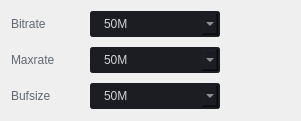
               <widget class="QWidget" name="layoutWidget_4">
                <property name="geometry">
                 <rect>
                  <x>480</x>
                  <y>10</y>
                  <width>301</width>
                  <height>121</height>
                 </rect>
                </property>
                <layout class="QHBoxLayout" name="horizontalLayout_8">
                 <item>
                  <layout class="QVBoxLayout" name="verticalLayout_11">
                   <property name="spacing">
                    <number>10</number>
                   </property>
                   <item>
                    <widget class="QLabel" name="label_bitrate">
                     <property name="minimumSize">
                      <size>
                       <width>70</width>
                       <height>26</height>
                      </size>
                     </property>
                     <property name="maximumSize">
                      <size>
                       <width>16777215</width>
                       <height>26</height>
                      </size>
                     </property>
                     <property name="styleSheet">
                      <string notr="true">color: rgb(98, 103, 111);</string>
                     </property>
                     <property name="text">
                      <string>Bitrate</string>
                     </property>
                    </widget>
                   </item>
                   <item>
                    <widget class="QLabel" name="label_maxrate">
                     <property name="minimumSize">
                      <size>
                       <width>70</width>
                       <height>26</height>
                      </size>
                     </property>
                     <property name="maximumSize">
                      <size>
                       <width>16777215</width>
                       <height>26</height>
                      </size>
                     </property>
                     <property name="styleSheet">
                      <string notr="true">color: rgb(98, 103, 111);</string>
                     </property>
                     <property name="text">
                      <string>Maxrate</string>
                     </property>
                    </widget>
                   </item>
                   <item>
                    <widget class="QLabel" name="label_bufsize">
                     <property name="minimumSize">
                      <size>
                       <width>70</width>
                       <height>26</height>
                      </size>
                     </property>
                     <property name="maximumSize">
                      <size>
                       <width>16777215</width>
                       <height>26</height>
                      </size>
                     </property>
                     <property name="styleSheet">
                      <string notr="true">color: rgb(98, 103, 111);</string>
                     </property>
                     <property name="text">
                      <string>Bufsize</string>
                     </property>
                    </widget>
                   </item>
                   <item>
                    <spacer name="verticalSpacer_14">
                     <property name="orientation">
                      <enum>Qt::Vertical</enum>
                     </property>
                     <property name="sizeHint" stdset="0">
                      <size>
                       <width>20</width>
                       <height>40</height>
                      </size>
                     </property>
                    </spacer>
                   </item>
                  </layout>
                 </item>
                 <item>
                  <layout class="QVBoxLayout" name="verticalLayout_12">
                   <property name="spacing">
                    <number>10</number>
                   </property>
                   <item>
                    <widget class="QComboBox" name="comboBox_bitrate">
                     <property name="enabled">
                      <bool>true</bool>
                     </property>
                     <property name="minimumSize">
                      <size>
                       <width>130</width>
                       <height>26</height>
                      </size>
                     </property>
                     <property name="maximumSize">
                      <size>
                       <width>130</width>
                       <height>26</height>
                      </size>
                     </property>
                     <property name="autoFillBackground">
                      <bool>false</bool>
                     </property>
                     <property name="styleSheet">
                      <string notr="true">QComboBox{
	color: rgb(210, 210, 210);
	background-color: rgb(27, 29, 35);
	border-radius: 3px;
	border: 2px solid rgb(27, 29, 35);
	padding: 3px;
	padding-left: 10px;
}
QComboBox:disabled{
	color: rgb(98, 103, 111);
	background-color: rgb(27, 29, 35);
	border-radius: 3px;
	border: 2px solid rgb(27, 29, 35);
	padding: 3px;
	padding-left: 10px;
}
QComboBox:hover{
	border: 2px solid rgb(64, 71, 88);
}
QComboBox::drop-down {
	subcontrol-origin: padding;
	subcontrol-position: top right;
	width: 25px; 
	border-left-width: 3px;
	border-left-color: rgba(39, 44, 54, 150);
	border-left-style: solid;
	border-top-right-radius: 3px;
	border-bottom-right-radius: 3px;	
	background-image: url(:/16x16/icons/16x16/cil-arrow-bottom.png);
	background-position: center;
	background-repeat: no-reperat;
 }
QComboBox QAbstractItemView {
	color: rgb(85, 170, 255);	
	background-color: rgb(27, 29, 35);
	padding: 10px;
	selection-background-color: rgb(39, 44, 54);
}</string>
                     </property>
                     <property name="editable">
                      <bool>true</bool>
                     </property>
                     <property name="currentIndex">
                      <number>3</number>
                     </property>
                     <property name="maxCount">
                      <number>20</number>
                     </property>
                     <property name="iconSize">
                      <size>
                       <width>16</width>
                       <height>16</height>
                      </size>
                     </property>
                     <property name="placeholderText">
                      <string notr="true"/>
                     </property>
                     <property name="frame">
                      <bool>true</bool>
                     </property>
                     <item>
                      <property name="text">
                       <string>65M</string>
                      </property>
                     </item>
                     <item>
                      <property name="text">
                       <string>60M</string>
                      </property>
                     </item>
                     <item>
                      <property name="text">
                       <string>55M</string>
                      </property>
                     </item>
                     <item>
                      <property name="text">
                       <string>50M</string>
                      </property>
                     </item>
                     <item>
                      <property name="text">
                       <string>40M</string>
                      </property>
                     </item>
                     <item>
                      <property name="text">
                       <string>30M</string>
                      </property>
                     </item>
                     <item>
                      <property name="text">
                       <string>20M</string>
                      </property>
                     </item>
                     <item>
                      <property name="text">
                       <string>10M</string>
                      </property>
                     </item>
                     <item>
                      <property name="text">
                       <string>5M</string>
                      </property>
                     </item>
                    </widget>
                   </item>
                   <item>
                    <widget class="QComboBox" name="comboBox_maxrate">
                     <property name="enabled">
                      <bool>true</bool>
                     </property>
                     <property name="minimumSize">
                      <size>
                       <width>130</width>
                       <height>26</height>
                      </size>
                     </property>
                     <property name="maximumSize">
                      <size>
                       <width>130</width>
                       <height>26</height>
                      </size>
                     </property>
                     <property name="autoFillBackground">
                      <bool>false</bool>
                     </property>
                     <property name="styleSheet">
                      <string notr="true">QComboBox{
	color: rgb(210, 210, 210);
	background-color: rgb(27, 29, 35);
	border-radius: 3px;
	border: 2px solid rgb(27, 29, 35);
	padding: 3px;
	padding-left: 10px;
}
QComboBox:disabled{
	color: rgb(98, 103, 111);
	background-color: rgb(27, 29, 35);
	border-radius: 3px;
	border: 2px solid rgb(27, 29, 35);
	padding: 3px;
	padding-left: 10px;
}
QComboBox:hover{
	border: 2px solid rgb(64, 71, 88);
}
QComboBox::drop-down {
	subcontrol-origin: padding;
	subcontrol-position: top right;
	width: 25px; 
	border-left-width: 3px;
	border-left-color: rgba(39, 44, 54, 150);
	border-left-style: solid;
	border-top-right-radius: 3px;
	border-bottom-right-radius: 3px;	
	background-image: url(:/16x16/icons/16x16/cil-arrow-bottom.png);
	background-position: center;
	background-repeat: no-reperat;
 }
QComboBox QAbstractItemView {
	color: rgb(85, 170, 255);	
	background-color: rgb(27, 29, 35);
	padding: 10px;
	selection-background-color: rgb(39, 44, 54);
}</string>
                     </property>
                     <property name="editable">
                      <bool>true</bool>
                     </property>
                     <property name="currentIndex">
                      <number>3</number>
                     </property>
                     <property name="maxCount">
                      <number>20</number>
                     </property>
                     <property name="iconSize">
                      <size>
                       <width>16</width>
                       <height>16</height>
                      </size>
                     </property>
                     <property name="placeholderText">
                      <string notr="true"/>
                     </property>
                     <property name="frame">
                      <bool>true</bool>
                     </property>
                     <item>
                      <property name="text">
                       <string>65M</string>
                      </property>
                     </item>
                     <item>
                      <property name="text">
                       <string>60M</string>
                      </property>
                     </item>
                     <item>
                      <property name="text">
                       <string>55M</string>
                      </property>
                     </item>
                     <item>
                      <property name="text">
                       <string>50M</string>
                      </property>
                     </item>
                     <item>
                      <property name="text">
                       <string>40M</string>
                      </property>
                     </item>
                     <item>
                      <property name="text">
                       <string>30M</string>
                      </property>
                     </item>
                     <item>
                      <property name="text">
                       <string>20M</string>
                      </property>
                     </item>
                     <item>
                      <property name="text">
                       <string>10M</string>
                      </property>
                     </item>
                     <item>
                      <property name="text">
                       <string>5M</string>
                      </property>
                     </item>
                    </widget>
                   </item>
                   <item>
                    <widget class="QComboBox" name="comboBox_bufsize">
                     <property name="enabled">
                      <bool>true</bool>
                     </property>
                     <property name="minimumSize">
                      <size>
                       <width>130</width>
                       <height>26</height>
                      </size>
                     </property>
                     <property name="maximumSize">
                      <size>
                       <width>130</width>
                       <height>26</height>
                      </size>
                     </property>
                     <property name="autoFillBackground">
                      <bool>false</bool>
                     </property>
                     <property name="styleSheet">
                      <string notr="true">QComboBox{
	color: rgb(210, 210, 210);
	background-color: rgb(27, 29, 35);
	border-radius: 3px;
	border: 2px solid rgb(27, 29, 35);
	padding: 3px;
	padding-left: 10px;
}
QComboBox:disabled{
	color: rgb(98, 103, 111);
	background-color: rgb(27, 29, 35);
	border-radius: 3px;
	border: 2px solid rgb(27, 29, 35);
	padding: 3px;
	padding-left: 10px;
}
QComboBox:hover{
	border: 2px solid rgb(64, 71, 88);
}
QComboBox::drop-down {
	subcontrol-origin: padding;
	subcontrol-position: top right;
	width: 25px; 
	border-left-width: 3px;
	border-left-color: rgba(39, 44, 54, 150);
	border-left-style: solid;
	border-top-right-radius: 3px;
	border-bottom-right-radius: 3px;	
	background-image: url(:/16x16/icons/16x16/cil-arrow-bottom.png);
	background-position: center;
	background-repeat: no-reperat;
 }
QComboBox QAbstractItemView {
	color: rgb(85, 170, 255);	
	background-color: rgb(27, 29, 35);
	padding: 10px;
	selection-background-color: rgb(39, 44, 54);
}</string>
                     </property>
                     <property name="editable">
                      <bool>true</bool>
                     </property>
                     <property name="currentIndex">
                      <number>3</number>
                     </property>
                     <property name="maxCount">
                      <number>20</number>
                     </property>
                     <property name="iconSize">
                      <size>
                       <width>16</width>
                       <height>16</height>
                      </size>
                     </property>
                     <property name="placeholderText">
                      <string notr="true"/>
                     </property>
                     <property name="frame">
                      <bool>true</bool>
                     </property>
                     <item>
                      <property name="text">
                       <string>65M</string>
                      </property>
                     </item>
                     <item>
                      <property name="text">
                       <string>60M</string>
                      </property>
                     </item>
                     <item>
                      <property name="text">
                       <string>55M</string>
                      </property>
                     </item>
                     <item>
                      <property name="text">
                       <string>50M</string>
                      </property>
                     </item>
                     <item>
                      <property name="text">
                       <string>40M</string>
                      </property>
                     </item>
                     <item>
                      <property name="text">
                       <string>30M</string>
                      </property>
                     </item>
                     <item>
                      <property name="text">
                       <string>20M</string>
                      </property>
                     </item>
                     <item>
                      <property name="text">
                       <string>10M</string>
                      </property>
                     </item>
                     <item>
                      <property name="text">
                       <string>5M</string>
                      </property>
                     </item>
                    </widget>
                   </item>
                   <item>
                    <spacer name="verticalSpacer_15">
                     <property name="orientation">
                      <enum>Qt::Vertical</enum>
                     </property>
                     <property name="sizeHint" stdset="0">
                      <size>
                       <width>20</width>
                       <height>40</height>
                      </size>
                     </property>
                    </spacer>
                   </item>
                  </layout>
                 </item>
                 <item>
                  <spacer name="horizontalSpacer_4">
                   <property name="orientation">
                    <enum>Qt::Horizontal</enum>
                   </property>
                   <property name="sizeType">
                    <enum>QSizePolicy::Fixed</enum>
                   </property>
                   <property name="sizeHint" stdset="0">
                    <size>
                     <width>70</width>
                     <height>20</height>
                    </size>
                   </property>
                  </spacer>
                 </item>
                </layout>
               </widget>
